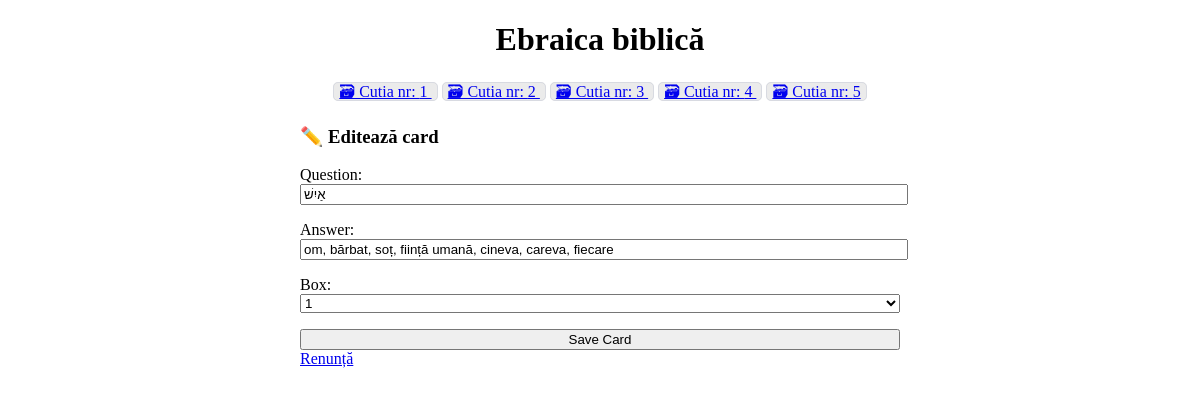
Screenshot of /cards/edit/8 with the database file from the repository.
### cards/models.py (models this page shows, shortened)
class Card(models.Model):
    question = models.CharField(max_length=100)
    answer = models.CharField(max_length=1000)
    box = models.IntegerField(
        choices=zip(BOXES, BOXES),
        default=BOXES[0],
    )
    date_created = models.DateTimeField(auto_now_add=True)

### cards/views.py (the view)
# urls.py: path("edit/<int:pk>", views.CardUpdateView.as_view(), name="card-update"),
class CardUpdateView(CardCreateView, UpdateView):
    success_url = reverse_lazy("card-list")

### cards/templatetags/cards_tags.py (called while the page is built)
@register.inclusion_tag("cards/box_links.html")
def boxes_as_links():
    boxes = []
    for box_num in BOXES:
        card_count = Card.objects.filter(box=box_num).count()
        boxes.append({
            "number": box_num,
            "card_count": card_count,
        })
    return {"boxes": boxes}

### cards/templates/cards/card_form.html (shortened to what this page needs)
{% extends "cards/base.html" %}
{% block content %}
    {% if card %}
        <h3>✏️ Editează card</h3>
    {% else %}
        <h2>✨ Creaza card nou</h2>
    {% endif %}
    <form method="post">
        {{ form.as_p }}
        <input type="submit" value="Save Card">
    </form>
    <a href="{% url 'card-list' %}">
        Renunță
    </a>
{% endblock %}

### cards/templates/cards/base.html (style rules this page uses)
:root { --accent: #6e48ad; --accent-bg: white; --bg: #fff; --text: #212121; --text-light: #585858; --border: #d8dae1; --code: #d81b60; --preformatted: #444; }
input, select, textarea { width: 100%; }

### rows the page displays
Card: question "אַיִשׁ", answer "om, bărbat, soț, ființă umană, cineva, careva, fiecare", box "1"

### other values shown
{{ box.number }} "1" "2" "3" "4" "5"
